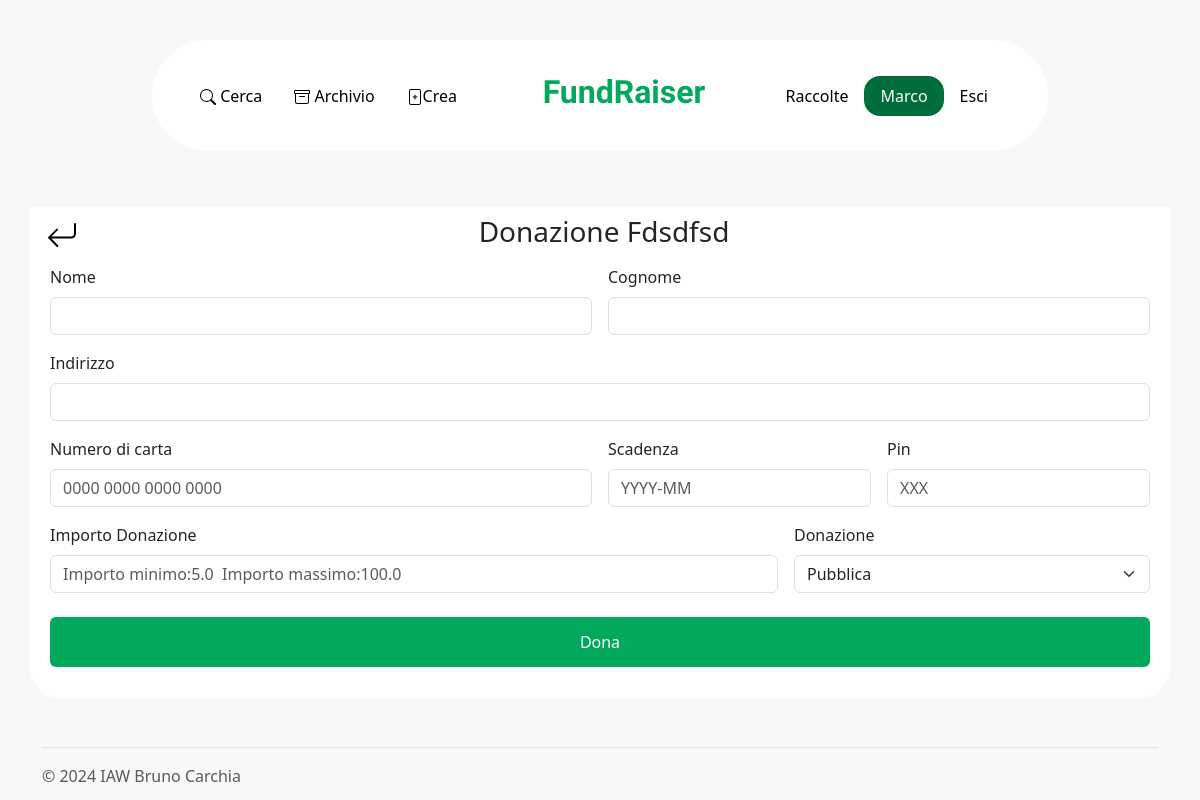
Page /fund/35/donation (signed in) on the committed database.
### tables this page shows
CREATE TABLE "users" (
	"id_user"	INTEGER NOT NULL UNIQUE,
	"email"	TEXT NOT NULL UNIQUE,
	"name"	TEXT NOT NULL,
	"surname"	TEXT NOT NULL,
	"password"	TEXT NOT NULL,
	PRIMARY KEY("id_user" AUTOINCREMENT)
);

CREATE TABLE "funds" (
	"title"	TEXT NOT NULL,
	"description"	TEXT NOT NULL,
	"image"	TEXT,
	"target"	REAL NOT NULL,
	"type"	TEXT NOT NULL,
	"max_donation"	REAL NOT NULL,
	"min_donation"	REAL NOT NULL,
	"start_timestamp"	TEXT NOT NULL,
	"end_timestamp"	TEXT NOT NULL,
	"id_fund"	INTEGER NOT NULL UNIQUE,
	"id_user"	INTEGER NOT NULL,
	FOREIGN KEY("id_user") REFERENCES "users"("id_user") ON DELETE CASCADE,
	PRIMARY KEY("id_fund" AUTOINCREMENT)
);

### app.py (the view)
@app.route('/fund/<int:id_fund>/donation')
def make_donation(id_fund):
  fund_found=dao.fund_dao.getFundByID(id_fund)
  if not fund_found:
      return abort(404,"Raccolta Fondi Non Trovata")
  if datetime.datetime.strptime(fund_found['end_timestamp'],"%Y-%m-%d %H:%M:%S") < datetime.datetime.now():
    return abort(404,"Raccolta Fondi Chiusa")
  return render_template('make_donation.html',fund=fund_found)

### app.py (called while the page is built)
@login_manager.user_loader
def load_user(user_id):
  db_user=dao.user_dao.get_user_by_id(user_id)
  user = User(id_user=db_user['id_user'],
               name=db_user['name'],
               surname=db_user['surname'],
               email=db_user['email'],
               password=db_user['password'])
  return user

### dao/fund_dao.py (called while the page is built)
def getFundByID(id_fund):
    connection = sqlite3.connect(config.DB_PATH)
    connection.row_factory = sqlite3.Row #per ottenere dei dizionari come risultati
    cursor = connection.cursor()
    sql = "SELECT * FROM funds WHERE id_fund = ?"
    cursor.execute(sql,(id_fund,))
    fund  = cursor.fetchone()
    if(fund):
        fund = dict(fund)
    cursor.close()
    connection.close()
    return fund

### dao/user_dao.py (called while the page is built)
def get_user_by_id(user_id):
    connection = sqlite3.connect(config.DB_PATH)
    connection.row_factory = sqlite3.Row #per ottenere dei dizionari come risultati
    cursor = connection.cursor()
    sql = "SELECT * FROM users WHERE id_user = ?"
    cursor.execute(sql,(user_id,))
    user  = cursor.fetchone()
    cursor.close()
    connection.close()
    return user

### templates/make_donation.html (shortened to what this page needs)
{% extends "base.html" %}
{% block links %}    <link rel="stylesheet" href="{{url_for('static',filename="/css/make_donation.css")}}"> {% endblock %}
{% block content %}
{% with errors = get_flashed_messages() %}
    <main>
      <div class="row pt-2">
        <div class="ms-1 col-3 d-flex align-items-center">
          <div>
            <a href="{{url_for("fund",id_fund=fund['id_fund'])}}">
        </a>
          </div>
        </div>
        <div class="col-6 text-center">
          <h3 class="text-capitalize">Donazione {{ fund['title'] }}</h3>
        </div>
      </div>
      <section>
        <form class="row g-3 needs-validation px-2 py-2" method="post" action="{{url_for('donate',id_fund=fund['id_fund'])}}" novalidate>
          <div class="col-12 col-md-6 position-relative">
            <label for="validationTooltip01" class="form-label">Nome</label>
            <input
              type="text"
              class="form-control"
              name="name"
              id="validationTooltip01"
              required
            />
          </div>
          <div class="col-12 col-md-6 position-relative">
            <label for="validationTooltip02" class="form-label">Cognome</label>
            <input
              type="text"
              class="form-control"
              name="surname"
              id="validationTooltip02"
              required
            />
          </div>
          <div class="col-12 position-relative">
            <label for="validationTooltip03" class="form-label">Indirizzo</label>
            <input
              type="text"
              class="form-control"
              name="address"
              id="validationTooltip03"
              required
            />
          </div>
          <div class="col-12 col-md-6 position-relative">
            <label for="validationTooltip04" class="form-label">Numero di carta</label>
            <input
              type="text"
              class="form-control"
              name="cardNumber"
              id="validationTooltip04"
              pattern="[0-9]{4} [0-9]{4} [0-9]{4} [0-9]{4} *"
              placeholder="0000 0000 0000 0000"
              required
            />
          </div>
          <div class="col-12 col-md-3 position-relative">
            <label for="validationTooltip05" class="form-label">Scadenza</label>
            <input
              type="text"
              placeholder="YYYY-MM"
              class="form-control"
              name="cardDeadline"
              pattern="[0-9]{4}-[0-9]{1,2}"
              id="validationTooltip05"
              min=""
              required
            />
          </div>
          <div class="col-12 col-md-3 position-relative">
            <label for="validationTooltip06" class="form-label">Pin</label>
            <input
              type="text"
              class="form-control"
              name="cardPin"
              id="validationTooltip06"
              pattern="[0-9]{3}"
              placeholder="XXX"
              required
            />
          </div>
          <div class="col-12 col-md-8 position-relative">
            <label for="validationTooltip07" class="form-label">Importo Donazione</label>
            <input
              type="number"
              class="form-control"
              name="amount"
              id="validationTooltip07"
              step=".01"
              max="{{fund['max_donation']}}"
              min="{{fund['min_donation']}}"
              placeholder="Importo minimo:{{fund['min_donation']}}  Importo massimo:{{fund['max_donation']}}"
              required
            />
          </div>
          <div class="col-md-4 position-relative">
            <label for="validationTooltip08" class="form-label">Donazione</label>
            <select class="form-select"  name="type" aria-label="Default select example" id="validationTooltip08" required>
              <option selected value="pubblica">Pubblica</option>
            </select>
          </div>
          <div class="col-12 pt-2">
            <button class="btn btn-primary" type="submit" id="buttonSubmit">Dona</button>
          </div>
        </form>
      </section>
    </main>
{% endwith %}
    {% endblock %}

### templates/base.html (shortened to what this page needs)
<!DOCTYPE html>
<html lang="it">
  <head>
    <link href="https://cdn.jsdelivr.net/npm/bootstrap@5.3.2/dist/css/bootstrap.min.css" rel="stylesheet">
    <link rel="stylesheet" href="{{ url_for("static",filename="css/base.css") }}">
    {% block links %}
    {% endblock %}
  </head>
  <body>
    <nav class="navbar">
      <div class="container maxWidthNav justify-content-center">
        <div class="row w-100 navbarInner align-items-center">
          <div class="col-12 col-lg-5 nav responseSettings">
            <ul class="nav justify-content-end">
              <li class="nav-item">
                <a class="nav-link" href="{{url_for('get_search')}}"> <svg xmlns="http://www.w3.org/2000/svg" width="16" height="16" fill="currentColor" class="bi bi-search" viewBox="0 0 16 16">
                  <path d="M11.742 10.344a6.5 6.5 0 1 0-1.397 1.398h-.001q.044.06.098.115l3.85 3.85a1 1 0 0 0 1.415-1.414l-3.85-3.85a1 1 0 0 0-.115-.1zM12 6.5a5.5 5.5 0 1 1-11 0 5.5 5.5 0 0 1 11 0"/>
                </svg> Cerca</a>
              </li>
              <li class="nav-item">
                <a class="nav-link " href="{{ url_for('funds_closed') }}"> Archivio</a>
              </li>
              {% if current_user.is_authenticated %}
               <li class="nav-item">
                <a class="nav-link " href="{{url_for('get_new_fund')}}">
                Crea</a>
              </li>
              {% endif %}
            </ul>
          </div>
          <div class="col-12 col-lg-2 text-center align-items-center responseSettings">
            <div>
              <h2 id="title"><a href="{{url_for('index')}}" class="p-0">FundRaiser</a></h2>
            </div>
          </div>
          <div class="col-12 col-lg-5 nav align-items-center justify-content-end responseSettings">
            <ul class="nav">
              {% if current_user.is_authenticated == False %}
              <li class="nav-item">
                <a class="nav-link active" aria-current="page" href="{{ url_for("get_registration") }}">Registrati</a>
              </li>
              <li class="nav-item linkedActived">
                <a class="nav-link active" aria-current="page" href="{{ url_for("get_login") }}">Login</a>
              </li>
              {% else %}
              <li class="nav-item">
                <a class="nav-link " href="{{ url_for('get_my_funds') }}">Raccolte</a>
              </li>
              <li class="nav-item linkedActived">
                <a class="nav-link text-capitalize" href="{{ url_for('get_my_wallet') }}">{{ current_user.name }}</a>
              </li>
              <li class="nav-item">
                <a class="nav-link " href="{{ url_for('logout') }}">Esci</a>
              </li>
              {% endif %}
            </ul>
          </div>
        </div>
      </div>
    </nav>
    <div class="container pt-3">
      <div class="row" id="contentPart">
        {% block content %}{% endblock %}
      </div>
      <footer class="mt-5 border-top">
          <p class="mt-3 text-body-secondary">© 2024 IAW Bruno Carchia</p>
      </footer>
    </div>
  </body>
</html>

### static/css/base.css (style rules this page uses)
body { background-color: rgb(248, 248, 248); }
.navbarInner { background-color: #fff; border-top-left-radius: 6.25rem; border-top-right-radius: 6.25rem; border-bottom-right-radius: 6.25rem; border-bottom-left-radius: 6.25rem; padding: 2em; }
.maxWidthNav { width: 80%; padding:2em; }
.nav-item > a { color: black; }
#title > a { font-family: "Dosis", sans-serif; font-optical-sizing: auto; font-weight: 600; font-style: normal; color: rgb(2, 169, 92); text-decoration: none; }
.linkedActived { border-top-left-radius: 1em; border-top-right-radius: 1em; border-bottom-right-radius: 1em; border-bottom-left-radius: 1em; background-color: rgb(0, 110, 58); color: #fff; font-weight: 500; }
.linkedActived > a { color: #fff; }

### static/css/make_donation.css (style rules this page uses)
#buttonSubmit { width: 100%; background-color: rgb(2, 169, 92); border: #000; padding: 0.8em; }
.iconSize { height: 2em; width: 2em; }
a { color: #000; }
main { background-color: #fff; border-bottom-right-radius: 2em; border-bottom-left-radius: 2em; padding-bottom: 1.5em; padding-left: 0.5em; padding-right: 0.5em; }

### rows in the picture
users: name "Marco"
funds: title "Fdsdfsd", amount "Importo minimo:5.0 Importo massimo:100.0"
